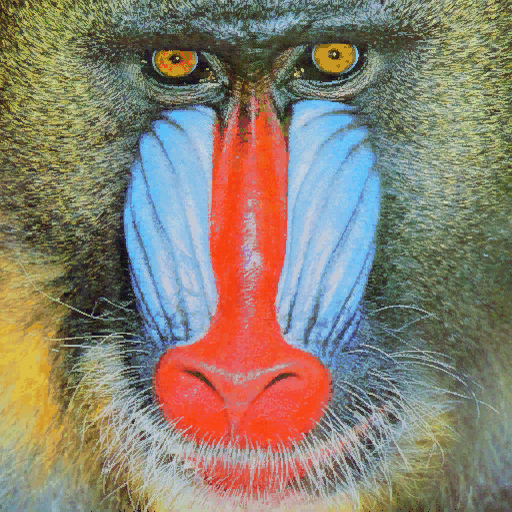
#> input picture P2/mandril.jpg, 512 x 512 px
$ jupyter execute VC_P2.ipynb   (older library calls are emulated)   (text cells are left out)
#> lines starting #> are read from the running program, lines starting #| are printed output that depends on the picture; after the words box and inside, x2 and y2 are one past the last pixel; in counts of white or black regions, pixels touching at a corner belong together; long printed decimals are rounded
[cell 1]
import cv2
import numpy as np
import matplotlib.pyplot as plt
from PIL import Image, ImageDraw, ImageFont

[cell 2]
img = cv2.imread('mandril.jpg')
#> img is the input picture: shape (512, 512, 3); mean B, G, R 112.9, 128.5, 137.5
gris = cv2.cvtColor(img, cv2.COLOR_BGR2GRAY)
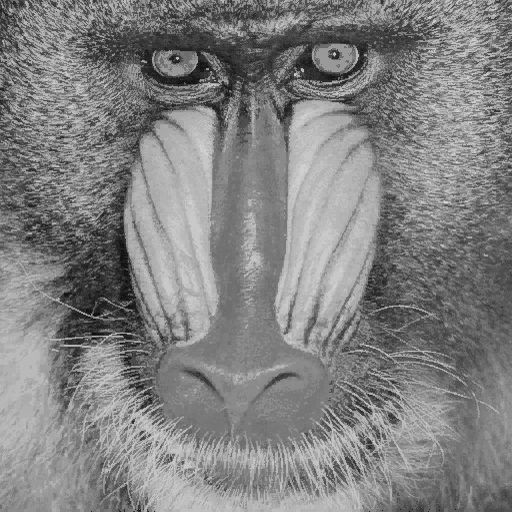
#> gris: shape (512, 512); min 6, max 220, mean 129.4
canny = cv2.Canny(gris, 100, 200)
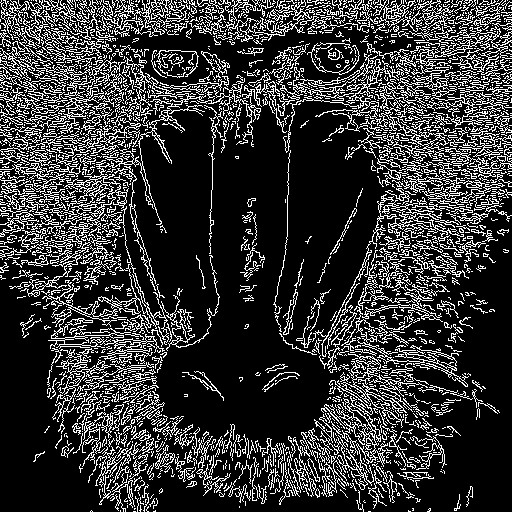
#> canny: shape (512, 512); 21.2% white in thin lines or dots

# Cuenta el número de píxeles blancos por fila
row_counts = cv2.reduce(canny, 1, cv2.REDUCE_SUM, dtype=cv2.CV_32SC1)
#> row_counts = 512 values, max 56100 at index 12, min 4335 at index 507, mean 27646.1

# Normaliza en base al número de columnas y al valor máximo del píxel (255)
# El resultado será el porcentaje de píxeles blancos por fila
rows = row_counts[:,0] / (255 * canny.shape[1])
#> rows = 512 values, max 0.43 at index 12, min 0.0332 at index 507, mean 0.212

# Maximo valor de píxeles blancos por fila
maxfil = np.max(rows)
#> maxfil = 0.43

# Umbral del 90%
umbral = 0.9 * maxfil
#> umbral = 0.387

# Posiciones (filas) que cumplen la condición
filas_umbral = []

idx = 0
for row in rows:
    if umbral <= row:
        filas_umbral.append(idx)
    idx += 1
#> this loop made 512 passes
#> row on passes 1 to 3: 0.342, 0.373, 0.381
#> after the loop, filas_umbral = [6, 12, 15, 20, 21, 88, 100]; idx = 512

# filas_umbral = np.where(rows >= umbral)[0]

print(f"Valor máximo de píxeles blancos por fila (maxfil): {maxfil}")
#| Valor máximo de píxeles blancos por fila (maxfil): 0.4297
print(f"Filas con número de píxeles ≥ 0.9*maxfil: Son {len(filas_umbral)} filas: {filas_umbral}")
#| Filas con número de píxeles ≥ 0.9*maxfil: Son 7 filas: [6, 12, 15, 20, 21, 88, 100]

# --- Gráfica ---
plt.figure(figsize=(10,5))

plt.subplot(1, 2, 1)
plt.axis("off")
plt.title("Canny")
plt.imshow(canny, cmap='gray')

plt.subplot(1, 2, 2)
plt.title("Respuesta de Canny")
plt.xlabel("Filas")
plt.ylabel("% píxeles")
plt.plot(rows, label="Porcentaje por fila")
plt.axhline(umbral, color="r", linestyle="--", label="0.9 * maxfil")
plt.legend()

# Rango en x definido por las filas
plt.xlim([0, canny.shape[0]])
plt.show()
#> figure, not shown here; panel 2: curve peaks at x = 12, y = 0.43

[cell 3]
img = cv2.imread('mandril.jpg')
gris = cv2.cvtColor(img, cv2.COLOR_BGR2GRAY)
ggris = cv2.GaussianBlur(gris, (3, 3), 0)

sobelx = cv2.Sobel(ggris, cv2.CV_64F, 1, 0)  # x
sobely = cv2.Sobel(ggris, cv2.CV_64F, 0, 1)  # y
sobel = cv2.add(sobelx, sobely)
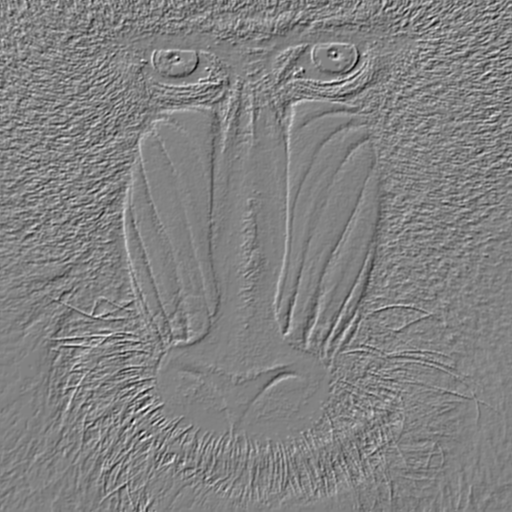
#> sobel: shape (512, 512) float64; min -594, max 570, mean -0.1; drawn with min black and max white

# Sobel convertido a byte
sobel8np = np.uint8(np.abs(sobel))
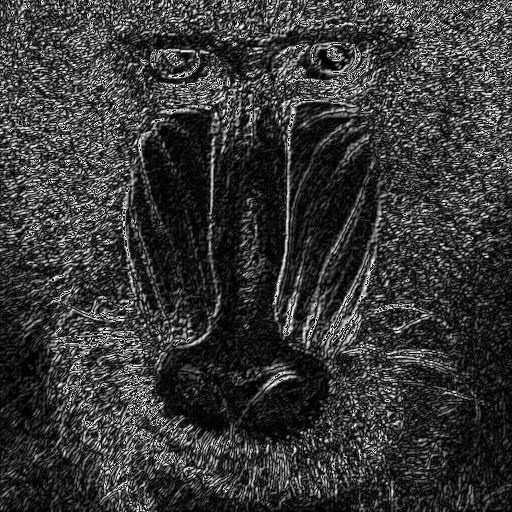
#> sobel8np: shape (512, 512); min 0, max 254, mean 55.7

# Umbralizado de Sobel
umbral_val = 130
_, sobel_umbral = cv2.threshold(sobel8np, umbral_val, 255, cv2.THRESH_BINARY)
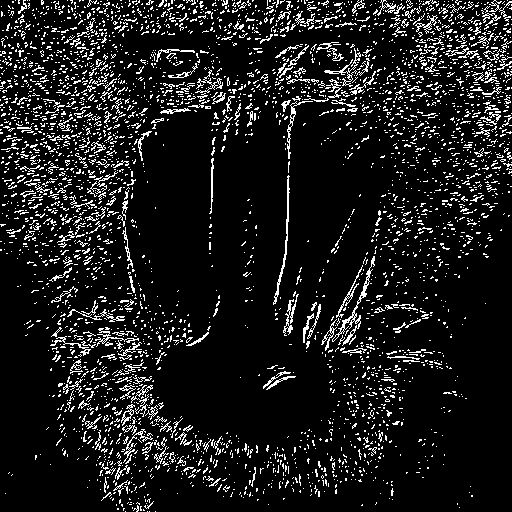
#> sobel_umbral: shape (512, 512); 10.7% white in thin lines or dots

# Conteo por fila y normalización
row_counts = cv2.reduce(sobel_umbral, 1, cv2.REDUCE_SUM, dtype=cv2.CV_32SC1)
#> row_counts = 512 values, max 34935 at index 3, min 1530 at index 497, mean 13968.7
rows = row_counts[:,0] / (255 * sobel_umbral.shape[1])
#> rows = 512 values, max 0.268 at index 3, min 0.0117 at index 497, mean 0.107

# Conteo por columna y normalización
col_counts = cv2.reduce(sobel_umbral, 0, cv2.REDUCE_SUM, dtype=cv2.CV_32SC1)
cols = col_counts[0] / (255 * sobel_umbral.shape[0])
#> cols = 512 values, max 0.314 at index 288, min 0.0195 at index 262, mean 0.107

# Cálculo de maxfil y maxcol
maxfil = np.max(rows)
#> maxfil = 0.268
umbral_filas = 0.9 * maxfil
#> umbral_filas = 0.241
posicion_filas = np.where(rows >= umbral_filas)[0]
#> posicion_filas = [3, 4, 11, 20, 51, 81, 82]

maxcol = np.max(cols)
#> maxcol = 0.314
umbral_columnas = 0.9 * maxcol
#> umbral_columnas = 0.283
posicion_columnas = np.where(cols >= umbral_columnas)[0]
#> posicion_columnas = [288]

print(f"Valor máximo de píxeles blancos por fila (maxfil): {maxfil}")
#| Valor máximo de píxeles blancos por fila (maxfil): 0.2676
print(f"Filas con número de píxeles ≥ 0.9*maxfil: Son {len(posicion_filas)} filas: {posicion_filas}")
#| Filas con número de píxeles ≥ 0.9*maxfil: Son 7 filas: [ 3  4 11 20 51 81 82]
print(f"Valor máximo de píxeles blancos por columna (maxcol): {maxcol}")
#| Valor máximo de píxeles blancos por columna (maxcol): 0.3145
print(f"Columnas con número de píxeles ≥ 0.9*maxcol: Son {len(posicion_columnas)} columnas: {posicion_columnas}")
#| Columnas con número de píxeles ≥ 0.9*maxcol: Son 1 columnas: [288]

# --- Gráfica ---
plt.figure(figsize=(10,5))

plt.subplot(1, 2, 1)
plt.imshow(cv2.cvtColor(sobel8np, cv2.COLOR_BGR2RGB))
plt.axis("off")
plt.title("Sobel")

plt.subplot(1, 2, 2)
mandril_color = cv2.cvtColor(sobel_umbral, cv2.COLOR_GRAY2BGR)
#> mandril_color: shape (512, 512, 3); 10.7% white in thin lines or dots

# Dibujar filas en rojo
for f in posicion_filas:
    cv2.line(mandril_color, (0, f), (mandril_color.shape[1]-1, f), (0, 0, 255), 1)
#> this loop made 7 passes
#> f on passes 1 to 7: 3, 4, 11, 20, 51, 81, 82
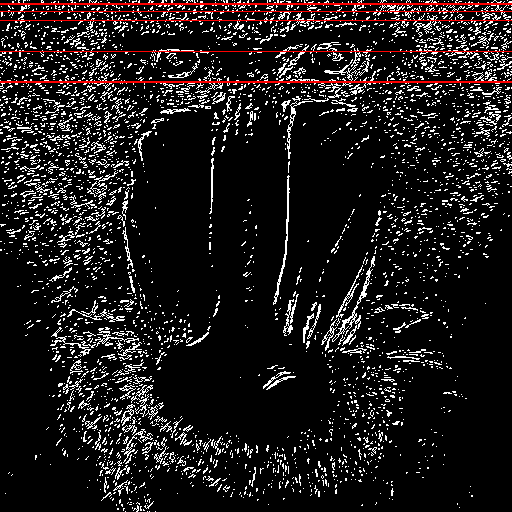
#> mandril_color: shape (512, 512, 3); mean B, G, R 26.4, 26.4, 29.9

# Dibujar columnas en azul
for c in posicion_columnas:
    cv2.line(mandril_color, (c, 0), (c, mandril_color.shape[0]-1), (255, 0, 0), 1)
#> this loop made 1 pass
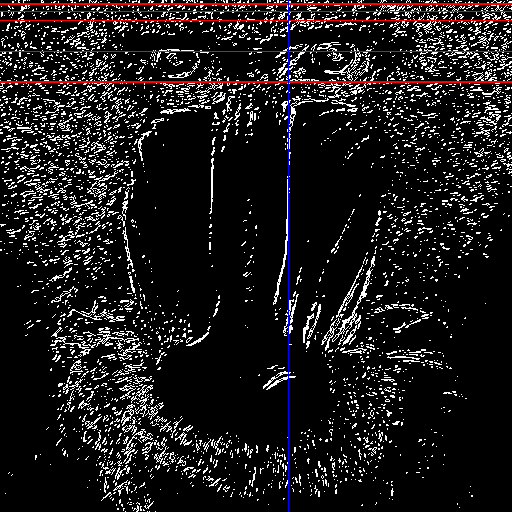
#> mandril_color: shape (512, 512, 3); 0.2% of pixels changed, all inside (x1, y1, x2, y2) = (288, 0, 289, 512)

plt.imshow(cv2.cvtColor(mandril_color, cv2.COLOR_BGR2RGB))
plt.axis("off")
plt.title("Sobel umbralizado (>130)")
plt.show()
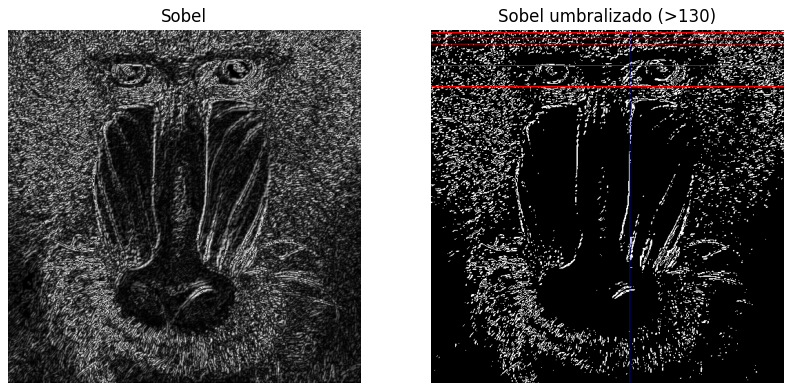
#> figure drawn by matplotlib, 2 panels

[cell 4]
vid = cv2.VideoCapture(0)
ancho, alto = 640, 480

# Modo inicial
modo = 1

while True:
    ret, frame = vid.read()
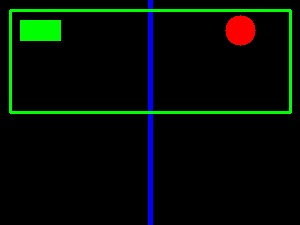
#> input picture imagen.jpg, 300 x 225 px, given in place of the camera
#> frame is the input picture: shape (225, 300, 3); mean B, G, R 5.7, 12.1, 4.2
    if not ret:
        break

    frame = cv2.resize(frame, (ancho, alto))
#> frame: shape (480, 640, 3)

    if modo == 1:
        # ---------- MODO 1 ----------
        vista = frame.copy()

    elif modo == 2:
        # ---------- MODO 2 ----------
        pixelated = cv2.resize(frame, (ancho//10, alto//10), interpolation=cv2.INTER_AREA)
        pixelated = cv2.resize(pixelated, (ancho, alto), interpolation=cv2.INTER_NEAREST)
        vista = cv2.applyColorMap(pixelated, cv2.COLORMAP_JET)

    elif modo == 3:
        # ---------- MODO 3 ----------
        gris = cv2.cvtColor(frame, cv2.COLOR_BGR2GRAY)
        blur = cv2.GaussianBlur(gris, (3, 3), 0)

        # Bordes con distintos umbrales
        edges_b = cv2.Canny(blur, 30, 60)   # Bordes azules
        edges_g = cv2.Canny(blur, 60, 120)  # Bordes verdes
        edges_r = cv2.Canny(blur, 120, 240) # Bordes rojos

        # Crea imagen negra para bordes en color
        bordes_color = np.zeros_like(frame)

        # Asignar colores según umbral
        bordes_color[edges_b != 0] = [255, 0, 0]   # Azul
        bordes_color[edges_g != 0] = [0, 255, 0]   # Verde
        bordes_color[edges_r != 0] = [0, 0, 255]   # Rojo

        # Superponer sobre la imagen original
        vista = cv2.addWeighted(frame, 0.5, bordes_color, 1, 0)

    # -------- Instrucciones --------
    instrucciones = "1 = Original | 2 = Pixel + Color | 3 = Movimiento | ESC = Salir"
    cv2.putText(vista, instrucciones, (40, alto - 10),
                cv2.FONT_HERSHEY_SIMPLEX, 0.5, (255, 255, 255), 2)
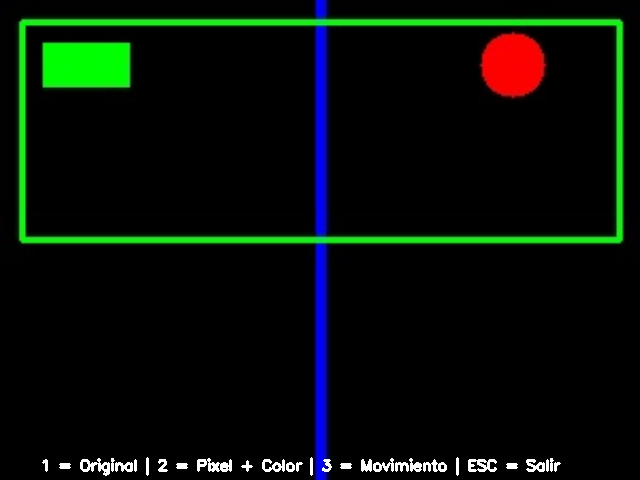
#> vista: shape (480, 640, 3); mean B, G, R 8, 14.4, 6.5

    # Mostrar ventana
    cv2.imshow('Demostrador OpenCV', vista)

    tecla = cv2.waitKey(20)
#> (key Esc is pressed here)
    if tecla == 27:  # ESC para salir
        break
    elif tecla == ord('1'):
        modo = 1
    elif tecla == ord('2'):
        modo = 2
    elif tecla == ord('3'):
        modo = 3

# Liberar recursos
vid.release()
cv2.destroyAllWindows()
